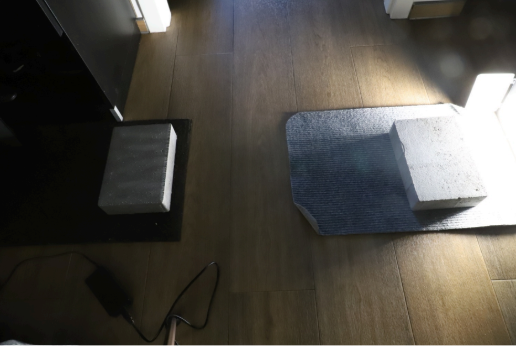
#> input picture example.png, 516 x 346 px
$ python mirrorHorizontalAndVertical.py
#> lines starting #> are read from the running program, lines starting #| are printed output that depends on the picture
import cv2

image = cv2.imread('example.png')
#> image is the input picture: shape (346, 516, 3); mean B, G, R 68.4, 75, 78.4

flipped = cv2.flip(image,1) # poziome 1, pionowi 0
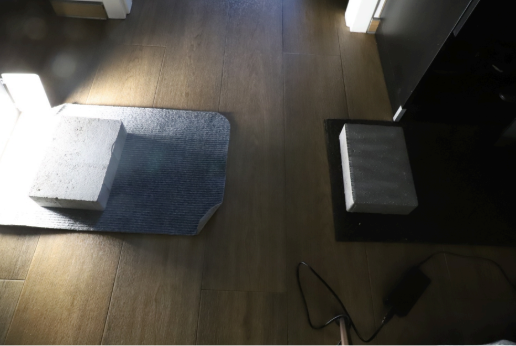
#> flipped: shape (346, 516, 3); mean B, G, R 68.4, 75, 78.4
flipped2 = cv2.flip(image,0) # poziome 1, pionowi 0
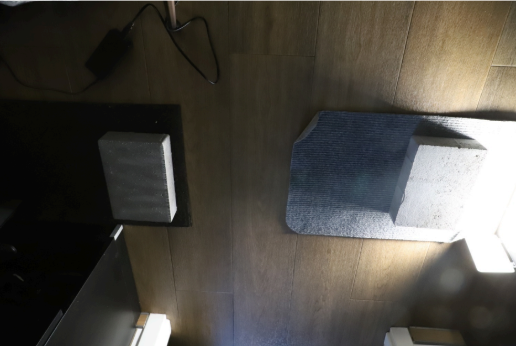
#> flipped2: shape (346, 516, 3); mean B, G, R 68.4, 75, 78.4

cv2.imshow('image', image)
cv2.waitKey(0)
cv2.imshow('flipped horizontal', flipped)
cv2.imshow('flipped vertical', flipped2)

cv2.waitKey(0)
